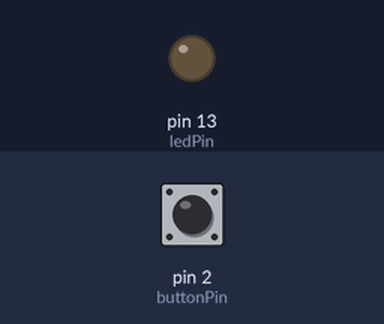
A sketch run on a simulated Arduino Uno, built with avr-gcc and run on an emulated ATmega328P. Shown: output pins drawn as LEDs (lit = HIGH). Dashed ring = blinking. Inputs (shaded band) come from the test bench; at power-on: pin 2 (buttonPin) LOW.

Above: at 1.2 s.
1.3 s: pin 2 (buttonPin) pulled HIGH for 1 s
At 5.2 s:
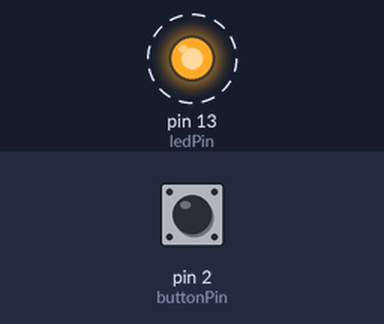
5.3 s: pin 2 (buttonPin) pulled HIGH for 0.15 s
7.3 s: pin 2 (buttonPin) pulled HIGH for 3.2 s
At 9.6 s:
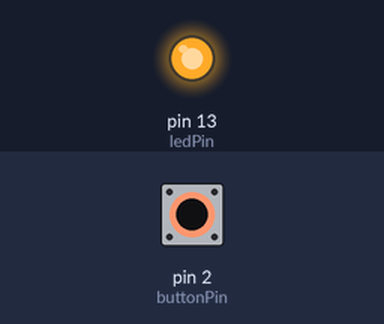
Timing chart, 0 to 18.3 s (numbered marks = the images above; inputs shaded):
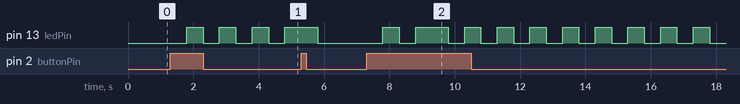

The sketch:

Maquina_de_estados.ino
```cpp
// DECLARACIÓN DE VARIABLES
const int buttonPin = 2;     // Pin del pulsador
const int ledPin =  13;      // Pin del led

int buttonState = 0;         // Estado del pulsador

/* Nuestra maquina de estados funciona de la siguiente manera:
 *  0 : Apagado
 *  1 : Encendido
 *  2 : Parpadeo
 */
int estado = 0;

// INICIALIZACIÓN DEL PROGRAMA (SE EJECUTA SOLO UNA VEZ)
void setup() {
  pinMode(ledPin, OUTPUT);
  pinMode(buttonPin, INPUT);
}

// LOOP CENTRAL DEL PROGRAMA (SE EJECUTA CONSTANTEMENTE DE FORMA SECUENCIAL)
void loop() {
  // read the state of the pushbutton value:
  buttonState = digitalRead(buttonPin);
if (buttonState == HIGH) {
  estado ++;
  delay(500);
  if (estado==3){
  estado=0;
  }
}
switch (estado){
    case 0:    // Estado 0 apagado
        digitalWrite(ledPin, LOW);
      break;
    case 1:    // Estado 1 encendido
      digitalWrite(ledPin, HIGH);
      break;
    case 2:    // Estado 2 parpadeando
      digitalWrite(ledPin, LOW);
      delay(500);
      digitalWrite(ledPin, HIGH);
      delay(500);
      break;
  }
}
```

Measured:
- after the input at 1.3 s, pin 13 (ledPin): alternates HIGH for 0.50 s and LOW for 0.50 s, starting after 0.50 s
- after the input at 7.3 s, pin 13 (ledPin): goes HIGH 0.50 s, LOW 0.50 s, HIGH 1.0 s, 8 × (LOW 0.50 s, HIGH 0.50 s), then LOW, starting after 0.50 s
